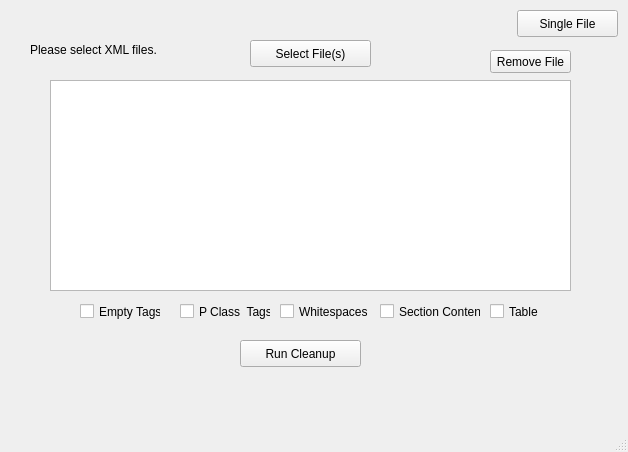
<?xml version="1.0" encoding="UTF-8"?>
<ui version="4.0">
 <class>MainWindow</class>
 <widget class="QMainWindow" name="MainWindow">
  <property name="geometry">
   <rect>
    <x>0</x>
    <y>0</y>
    <width>628</width>
    <height>452</height>
   </rect>
  </property>
  <property name="windowTitle">
   <string>MainWindow</string>
  </property>
  <widget class="QWidget" name="centralwidget">
   <widget class="QLabel" name="label">
    <property name="geometry">
     <rect>
      <x>30</x>
      <y>40</y>
      <width>171</width>
      <height>19</height>
     </rect>
    </property>
    <property name="text">
     <string>Please select XML files.</string>
    </property>
   </widget>
   <widget class="QCheckBox" name="cbET">
    <property name="geometry">
     <rect>
      <x>80</x>
      <y>300</y>
      <width>81</width>
      <height>23</height>
     </rect>
    </property>
    <property name="text">
     <string>Empty Tags</string>
    </property>
   </widget>
   <widget class="QCheckBox" name="cbPC">
    <property name="geometry">
     <rect>
      <x>180</x>
      <y>300</y>
      <width>91</width>
      <height>23</height>
     </rect>
    </property>
    <property name="text">
     <string>P Class  Tags</string>
    </property>
   </widget>
   <widget class="QCheckBox" name="cbWS">
    <property name="geometry">
     <rect>
      <x>280</x>
      <y>300</y>
      <width>91</width>
      <height>23</height>
     </rect>
    </property>
    <property name="text">
     <string>Whitespaces</string>
    </property>
   </widget>
   <widget class="QCheckBox" name="cbSC">
    <property name="geometry">
     <rect>
      <x>380</x>
      <y>300</y>
      <width>101</width>
      <height>23</height>
     </rect>
    </property>
    <property name="text">
     <string>Section Content</string>
    </property>
   </widget>
   <widget class="QPushButton" name="pbSelect">
    <property name="geometry">
     <rect>
      <x>250</x>
      <y>40</y>
      <width>121</width>
      <height>27</height>
     </rect>
    </property>
    <property name="text">
     <string>Select File(s)</string>
    </property>
   </widget>
   <widget class="QPushButton" name="pbRun">
    <property name="geometry">
     <rect>
      <x>240</x>
      <y>340</y>
      <width>121</width>
      <height>27</height>
     </rect>
    </property>
    <property name="text">
     <string>Run Cleanup</string>
    </property>
   </widget>
   <widget class="QListWidget" name="listWidget">
    <property name="geometry">
     <rect>
      <x>50</x>
      <y>80</y>
      <width>521</width>
      <height>211</height>
     </rect>
    </property>
   </widget>
   <widget class="QPushButton" name="pbSingle">
    <property name="geometry">
     <rect>
      <x>517</x>
      <y>10</y>
      <width>101</width>
      <height>27</height>
     </rect>
    </property>
    <property name="text">
     <string>Single File</string>
    </property>
   </widget>
   <widget class="QCheckBox" name="cbTable">
    <property name="geometry">
     <rect>
      <x>490</x>
      <y>300</y>
      <width>61</width>
      <height>23</height>
     </rect>
    </property>
    <property name="text">
     <string>Table</string>
    </property>
   </widget>
   <widget class="QPushButton" name="pbRemove">
    <property name="geometry">
     <rect>
      <x>490</x>
      <y>50</y>
      <width>81</width>
      <height>23</height>
     </rect>
    </property>
    <property name="text">
     <string>Remove File</string>
    </property>
   </widget>
   <zorder>pbSingle</zorder>
   <zorder>label</zorder>
   <zorder>cbET</zorder>
   <zorder>cbPC</zorder>
   <zorder>cbWS</zorder>
   <zorder>cbSC</zorder>
   <zorder>pbSelect</zorder>
   <zorder>pbRun</zorder>
   <zorder>listWidget</zorder>
   <zorder>cbTable</zorder>
   <zorder>pbRemove</zorder>
  </widget>
  <widget class="QMenuBar" name="menubar">
   <property name="geometry">
    <rect>
     <x>0</x>
     <y>0</y>
     <width>628</width>
     <height>22</height>
    </rect>
   </property>
  </widget>
  <widget class="QStatusBar" name="statusbar"/>
 </widget>
 <resources/>
 <connections/>
</ui>
